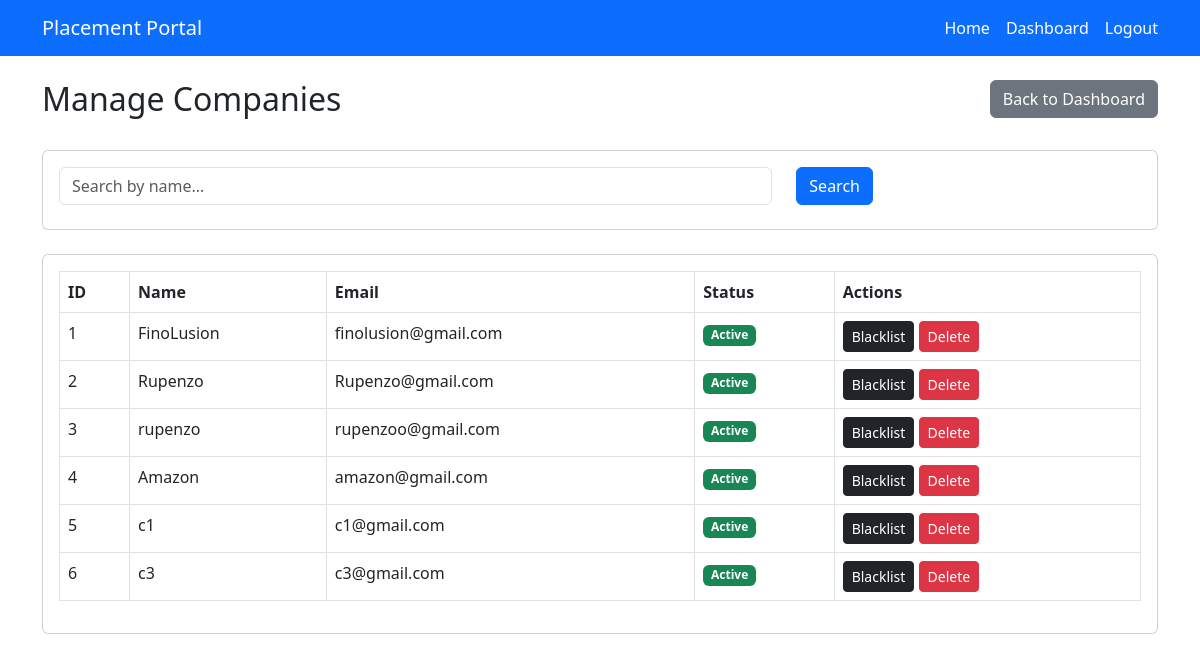
The app's page /admin/manage/companies (signed in) with its own data.
### models.py (models this page shows)
class Company(db.Model):
    id = db.Column(db.Integer, primary_key=True)
    name = db.Column(db.String(100), nullable=False)
    email = db.Column(db.String(100), unique=True, nullable=False)
    password = db.Column(db.String(200), nullable=False)
    website = db.Column(db.String(200))
    hr_contact = db.Column(db.String(20))
    is_approved = db.Column(db.Boolean, default=False)
    is_blacklisted = db.Column(db.Boolean, default=False)
    created_at = db.Column(db.DateTime, default=datetime.utcnow)
    job_positions = db.relationship("JobPosition", backref="company", lazy=True)

### app.py (the view)
    @app.route("/admin/manage/companies")
    @login_required("admin")
    def manage_companies():
        search = request.args.get("search", "")
        if search:
            companies = Company.query.filter(
                Company.name.ilike(f"%{search}%")
            ).all()
        else:
            companies = Company.query.all()
        return render_template(
            "admin/manage_companies.html",
            companies=companies
        )

### templates/admin/manage_companies.html (shortened to what this page needs)
{% extends "base.html" %}
{% block content %}
<div class="row mb-4">
    <div class="col">
        <h2>Manage Companies</h2>
    </div>
    <div class="col text-end">
        <a href="{{ url_for('admin_dashboard') }}" class="btn btn-secondary">
            Back to Dashboard
        </a>
    </div>
</div>
<div class="card mb-4">
    <div class="card-body">
        <form method="GET">
            <div class="row">
                <div class="col-md-8 mb-2">
                    <input type="text"
                           name="search"
                           class="form-control"
                           placeholder="Search by name..."
                           value="{{ request.args.get('search', '') }}">
                </div>
                <div class="col-md-4">
                    <button type="submit" class="btn btn-primary">
                        Search
                    </button>
                </div>
            </div>
        </form>
    </div>
</div>
<div class="card">
    <div class="card-body">
        <table class="table table-bordered">
            <thead>
                <tr>
                    <th>ID</th>
                    <th>Name</th>
                    <th>Email</th>
                    <th>Status</th>
                    <th>Actions</th>
                </tr>
            </thead>
            <tbody>
                {% for company in companies %}
                <tr>
                    <td>{{ company.id }}</td>
                    <td>{{ company.name }}</td>
                    <td>{{ company.email }}</td>
                    <td>
                        {% if company.is_blacklisted %}
                        <span class="badge bg-dark">
                            Blacklisted
                        </span>
                        {% elif company.is_approved %}
                        <span class="badge bg-success">
                            Active
                        </span>
                        {% else %}
                        <span class="badge bg-warning text-dark">
                            Pending
                        </span>
                        {% endif %}
                    </td>
                    <td>
                        {% if company.is_blacklisted %}
                        <a href="{{ url_for('approve_company_action', company_id=company.id, action='whitelist') }}"
                           class="btn btn-sm btn-secondary">
                           Whitelist
                        </a>
                        {% else %}
                        <a href="{{ url_for('approve_company_action', company_id=company.id, action='blacklist') }}"
                           class="btn btn-sm btn-dark">
                           Blacklist
                        </a>
                        {% endif %}
                        <a href="{{ url_for('approve_company_action', company_id=company.id, action='reject') }}"
                           class="btn btn-sm btn-danger"
                           onclick="return confirm('Are you sure? This will delete the company.')">
                           Delete
                        </a>
                    </td>
                </tr>
                {% else %}
                <tr>
                    <td colspan="5" class="text-center">
                        No companies found.
                    </td>
                </tr>
                {% endfor %}
            </tbody>
        </table>
    </div>
</div>
{% endblock %}

### records on screen
Company: id "1", name "FinoLusion", email "finolusion@gmail.com", is_blacklisted "Active"
Company: id "2", name "Rupenzo", email "Rupenzo@gmail.com", is_blacklisted "Active"
Company: id "3", name "rupenzo", email "rupenzoo@gmail.com", is_blacklisted "Active"
Company: id "4", name "Amazon", email "amazon@gmail.com", is_blacklisted "Active"
Company: id "5", name "c1", email "c1@gmail.com", is_blacklisted "Active"
Company: id "6", name "c3", email "c3@gmail.com", is_blacklisted "Active"
